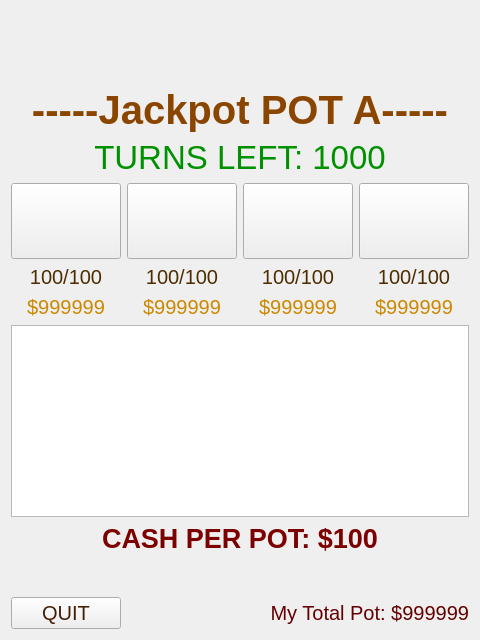
<?xml version="1.0" encoding="UTF-8"?>
<ui version="4.0">
 <class>Jackpots</class>
 <widget class="QWidget" name="Jackpots">
  <property name="geometry">
   <rect>
    <x>0</x>
    <y>0</y>
    <width>480</width>
    <height>640</height>
   </rect>
  </property>
  <property name="minimumSize">
   <size>
    <width>480</width>
    <height>640</height>
   </size>
  </property>
  <property name="windowTitle">
   <string>Form</string>
  </property>
  <property name="styleSheet">
   <string notr="true">background-image: url(:/game/jackpots/jackpots/woodBG3.jpg);</string>
  </property>
  <layout class="QGridLayout" name="gridLayout">
   <item row="0" column="0" colspan="4">
    <spacer name="verticalSpacer">
     <property name="orientation">
      <enum>Qt::Vertical</enum>
     </property>
     <property name="sizeHint" stdset="0">
      <size>
       <width>20</width>
       <height>40</height>
      </size>
     </property>
    </spacer>
   </item>
   <item row="1" column="0" colspan="4">
    <widget class="QLabel" name="topHighLabel">
     <property name="font">
      <font>
       <pointsize>30</pointsize>
       <weight>75</weight>
       <bold>true</bold>
      </font>
     </property>
     <property name="text">
      <string>&lt;html&gt;&lt;head/&gt;&lt;body&gt;&lt;p&gt;&lt;span style=&quot; color:#8a4500;&quot;&gt;-----Jackpot POT A-----&lt;/span&gt;&lt;/p&gt;&lt;/body&gt;&lt;/html&gt;</string>
     </property>
     <property name="alignment">
      <set>Qt::AlignCenter</set>
     </property>
    </widget>
   </item>
   <item row="3" column="0">
    <widget class="QPushButton" name="potA">
     <property name="sizePolicy">
      <sizepolicy hsizetype="MinimumExpanding" vsizetype="MinimumExpanding">
       <horstretch>0</horstretch>
       <verstretch>0</verstretch>
      </sizepolicy>
     </property>
     <property name="text">
      <string/>
     </property>
     <property name="icon">
      <iconset resource="resources.qrc">
       <normaloff>:/game/jackpots/jackpots/potA1.png</normaloff>:/game/jackpots/jackpots/potA1.png</iconset>
     </property>
     <property name="iconSize">
      <size>
       <width>100</width>
       <height>100</height>
      </size>
     </property>
    </widget>
   </item>
   <item row="3" column="1">
    <widget class="QPushButton" name="potB">
     <property name="sizePolicy">
      <sizepolicy hsizetype="MinimumExpanding" vsizetype="MinimumExpanding">
       <horstretch>0</horstretch>
       <verstretch>0</verstretch>
      </sizepolicy>
     </property>
     <property name="text">
      <string/>
     </property>
     <property name="icon">
      <iconset resource="resources.qrc">
       <normaloff>:/game/jackpots/jackpots/potB1.png</normaloff>:/game/jackpots/jackpots/potB1.png</iconset>
     </property>
     <property name="iconSize">
      <size>
       <width>100</width>
       <height>100</height>
      </size>
     </property>
    </widget>
   </item>
   <item row="3" column="2">
    <widget class="QPushButton" name="potC">
     <property name="sizePolicy">
      <sizepolicy hsizetype="MinimumExpanding" vsizetype="MinimumExpanding">
       <horstretch>0</horstretch>
       <verstretch>0</verstretch>
      </sizepolicy>
     </property>
     <property name="text">
      <string/>
     </property>
     <property name="icon">
      <iconset resource="resources.qrc">
       <normaloff>:/game/jackpots/jackpots/potC1.png</normaloff>:/game/jackpots/jackpots/potC1.png</iconset>
     </property>
     <property name="iconSize">
      <size>
       <width>100</width>
       <height>100</height>
      </size>
     </property>
    </widget>
   </item>
   <item row="3" column="3">
    <widget class="QPushButton" name="potD">
     <property name="sizePolicy">
      <sizepolicy hsizetype="MinimumExpanding" vsizetype="MinimumExpanding">
       <horstretch>0</horstretch>
       <verstretch>0</verstretch>
      </sizepolicy>
     </property>
     <property name="text">
      <string/>
     </property>
     <property name="icon">
      <iconset resource="resources.qrc">
       <normaloff>:/game/jackpots/jackpots/potD1.png</normaloff>:/game/jackpots/jackpots/potD1.png</iconset>
     </property>
     <property name="iconSize">
      <size>
       <width>100</width>
       <height>100</height>
      </size>
     </property>
     <property name="checkable">
      <bool>false</bool>
     </property>
    </widget>
   </item>
   <item row="4" column="0">
    <widget class="QLabel" name="potABets">
     <property name="font">
      <font>
       <pointsize>15</pointsize>
      </font>
     </property>
     <property name="text">
      <string>&lt;html&gt;&lt;head/&gt;&lt;body&gt;&lt;p align=&quot;center&quot;&gt;&lt;span style=&quot; color:#4c2c00;&quot;&gt;100/100&lt;/span&gt;&lt;/p&gt;&lt;/body&gt;&lt;/html&gt;</string>
     </property>
     <property name="alignment">
      <set>Qt::AlignRight|Qt::AlignTrailing|Qt::AlignVCenter</set>
     </property>
    </widget>
   </item>
   <item row="4" column="1">
    <widget class="QLabel" name="potBBets">
     <property name="font">
      <font>
       <pointsize>15</pointsize>
      </font>
     </property>
     <property name="text">
      <string>&lt;html&gt;&lt;head/&gt;&lt;body&gt;&lt;p align=&quot;center&quot;&gt;&lt;span style=&quot; color:#4c2c00;&quot;&gt;100/100&lt;/span&gt;&lt;/p&gt;&lt;/body&gt;&lt;/html&gt;</string>
     </property>
     <property name="alignment">
      <set>Qt::AlignRight|Qt::AlignTrailing|Qt::AlignVCenter</set>
     </property>
    </widget>
   </item>
   <item row="4" column="2">
    <widget class="QLabel" name="potCBets">
     <property name="font">
      <font>
       <pointsize>15</pointsize>
      </font>
     </property>
     <property name="text">
      <string>&lt;html&gt;&lt;head/&gt;&lt;body&gt;&lt;p align=&quot;center&quot;&gt;&lt;span style=&quot; color:#4c2c00;&quot;&gt;100/100&lt;/span&gt;&lt;/p&gt;&lt;/body&gt;&lt;/html&gt;</string>
     </property>
     <property name="alignment">
      <set>Qt::AlignRight|Qt::AlignTrailing|Qt::AlignVCenter</set>
     </property>
    </widget>
   </item>
   <item row="4" column="3">
    <widget class="QLabel" name="potDBets">
     <property name="font">
      <font>
       <pointsize>15</pointsize>
      </font>
     </property>
     <property name="text">
      <string>&lt;html&gt;&lt;head/&gt;&lt;body&gt;&lt;p align=&quot;center&quot;&gt;&lt;span style=&quot; color:#4c2c00;&quot;&gt;100/100&lt;/span&gt;&lt;/p&gt;&lt;/body&gt;&lt;/html&gt;</string>
     </property>
     <property name="alignment">
      <set>Qt::AlignRight|Qt::AlignTrailing|Qt::AlignVCenter</set>
     </property>
    </widget>
   </item>
   <item row="5" column="0">
    <widget class="QLabel" name="potACash">
     <property name="font">
      <font>
       <pointsize>15</pointsize>
      </font>
     </property>
     <property name="text">
      <string>&lt;html&gt;&lt;head/&gt;&lt;body&gt;&lt;p align=&quot;center&quot;&gt;&lt;span style=&quot; color:#cc8800;&quot;&gt;$999999&lt;/span&gt;&lt;/p&gt;&lt;/body&gt;&lt;/html&gt;</string>
     </property>
     <property name="alignment">
      <set>Qt::AlignRight|Qt::AlignTrailing|Qt::AlignVCenter</set>
     </property>
    </widget>
   </item>
   <item row="5" column="1">
    <widget class="QLabel" name="potBCash">
     <property name="font">
      <font>
       <pointsize>15</pointsize>
      </font>
     </property>
     <property name="text">
      <string>&lt;html&gt;&lt;head/&gt;&lt;body&gt;&lt;p align=&quot;center&quot;&gt;&lt;span style=&quot; color:#cc8800;&quot;&gt;$999999&lt;/span&gt;&lt;/p&gt;&lt;/body&gt;&lt;/html&gt;</string>
     </property>
     <property name="alignment">
      <set>Qt::AlignRight|Qt::AlignTrailing|Qt::AlignVCenter</set>
     </property>
    </widget>
   </item>
   <item row="5" column="2">
    <widget class="QLabel" name="potCCash">
     <property name="font">
      <font>
       <pointsize>15</pointsize>
      </font>
     </property>
     <property name="text">
      <string>&lt;html&gt;&lt;head/&gt;&lt;body&gt;&lt;p align=&quot;center&quot;&gt;&lt;span style=&quot; color:#cc8800;&quot;&gt;$999999&lt;/span&gt;&lt;/p&gt;&lt;/body&gt;&lt;/html&gt;</string>
     </property>
     <property name="alignment">
      <set>Qt::AlignRight|Qt::AlignTrailing|Qt::AlignVCenter</set>
     </property>
    </widget>
   </item>
   <item row="5" column="3">
    <widget class="QLabel" name="potDCash">
     <property name="font">
      <font>
       <pointsize>15</pointsize>
      </font>
     </property>
     <property name="text">
      <string>&lt;html&gt;&lt;head/&gt;&lt;body&gt;&lt;p align=&quot;center&quot;&gt;&lt;span style=&quot; color:#cc8800;&quot;&gt;$999999&lt;/span&gt;&lt;/p&gt;&lt;/body&gt;&lt;/html&gt;</string>
     </property>
     <property name="alignment">
      <set>Qt::AlignRight|Qt::AlignTrailing|Qt::AlignVCenter</set>
     </property>
    </widget>
   </item>
   <item row="6" column="0" colspan="4">
    <widget class="QListWidget" name="playerList">
     <property name="font">
      <font>
       <pointsize>15</pointsize>
      </font>
     </property>
    </widget>
   </item>
   <item row="9" column="0">
    <widget class="QPushButton" name="quit">
     <property name="font">
      <font>
       <pointsize>15</pointsize>
      </font>
     </property>
     <property name="styleSheet">
      <string notr="true">color: rgb(66, 30, 4);</string>
     </property>
     <property name="text">
      <string>QUIT</string>
     </property>
     <property name="icon">
      <iconset resource="resources.qrc">
       <normaloff>:/buttons/icons/icons/back.png</normaloff>:/buttons/icons/icons/back.png</iconset>
     </property>
     <property name="iconSize">
      <size>
       <width>30</width>
       <height>30</height>
      </size>
     </property>
    </widget>
   </item>
   <item row="9" column="2" colspan="2">
    <widget class="QLabel" name="totalCash">
     <property name="font">
      <font>
       <pointsize>15</pointsize>
      </font>
     </property>
     <property name="text">
      <string>&lt;html&gt;&lt;head/&gt;&lt;body&gt;&lt;p&gt;&lt;span style=&quot; color:#640000;&quot;&gt;My Total Pot: $999999&lt;/span&gt;&lt;/p&gt;&lt;/body&gt;&lt;/html&gt;</string>
     </property>
     <property name="alignment">
      <set>Qt::AlignRight|Qt::AlignTrailing|Qt::AlignVCenter</set>
     </property>
    </widget>
   </item>
   <item row="8" column="0" colspan="4">
    <widget class="QLabel" name="response">
     <property name="sizePolicy">
      <sizepolicy hsizetype="Preferred" vsizetype="Preferred">
       <horstretch>0</horstretch>
       <verstretch>0</verstretch>
      </sizepolicy>
     </property>
     <property name="font">
      <font>
       <pointsize>20</pointsize>
      </font>
     </property>
     <property name="text">
      <string/>
     </property>
     <property name="alignment">
      <set>Qt::AlignCenter</set>
     </property>
    </widget>
   </item>
   <item row="7" column="0" colspan="4">
    <widget class="QLabel" name="cashPerPot">
     <property name="font">
      <font>
       <pointsize>20</pointsize>
       <weight>75</weight>
       <bold>true</bold>
      </font>
     </property>
     <property name="text">
      <string>&lt;html&gt;&lt;head/&gt;&lt;body&gt;&lt;p&gt;&lt;span style=&quot; color:#7d0000;&quot;&gt;CASH PER POT: $100&lt;/span&gt;&lt;/p&gt;&lt;/body&gt;&lt;/html&gt;</string>
     </property>
     <property name="alignment">
      <set>Qt::AlignCenter</set>
     </property>
    </widget>
   </item>
   <item row="2" column="0" colspan="4">
    <widget class="QLabel" name="topLowLabel">
     <property name="font">
      <font>
       <pointsize>25</pointsize>
      </font>
     </property>
     <property name="text">
      <string>&lt;html&gt;&lt;head/&gt;&lt;body&gt;&lt;p&gt;&lt;span style=&quot; color:#009100;&quot;&gt;TURNS LEFT: 1000&lt;/span&gt;&lt;/p&gt;&lt;/body&gt;&lt;/html&gt;</string>
     </property>
     <property name="alignment">
      <set>Qt::AlignCenter</set>
     </property>
    </widget>
   </item>
  </layout>
 </widget>
 <resources>
  <include location="resources.qrc"/>
 </resources>
 <connections/>
</ui>
